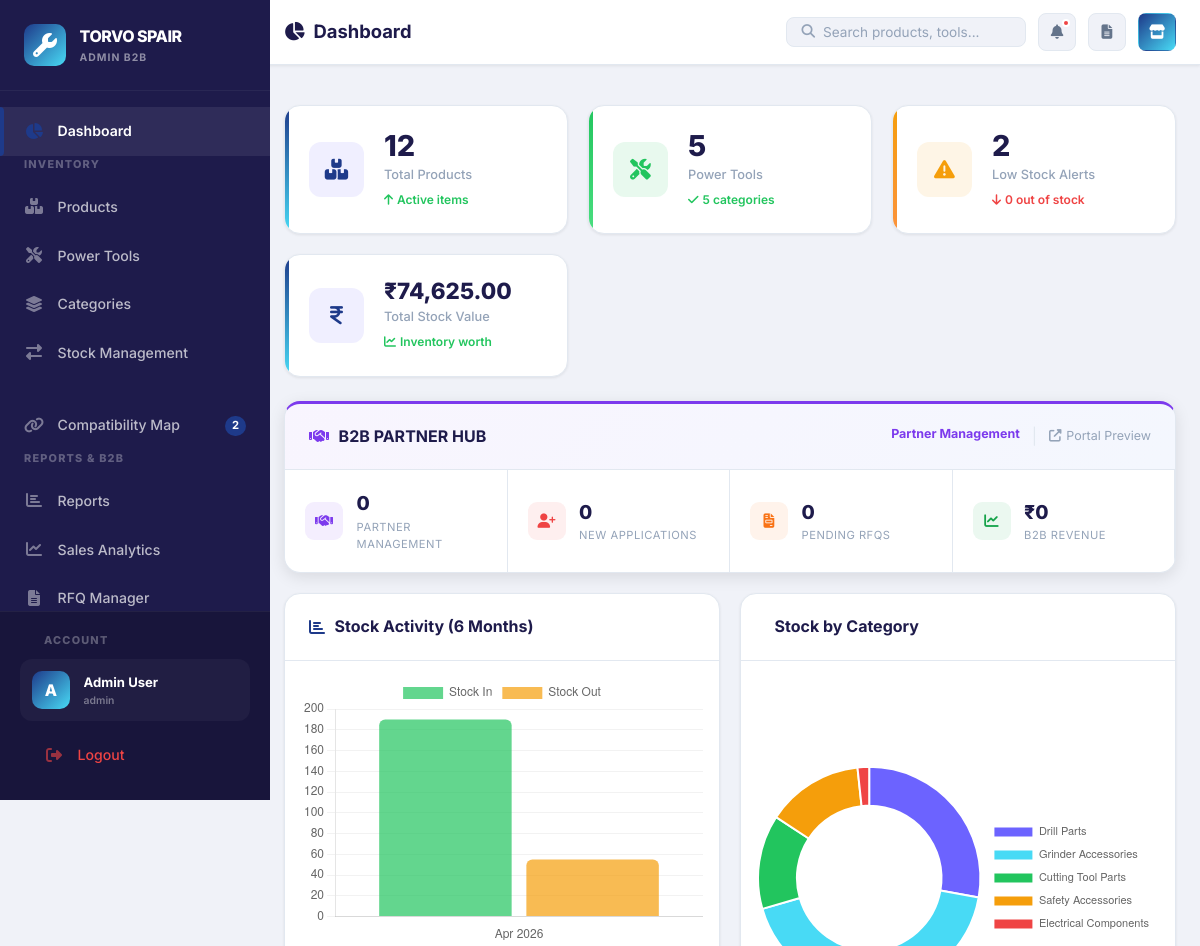
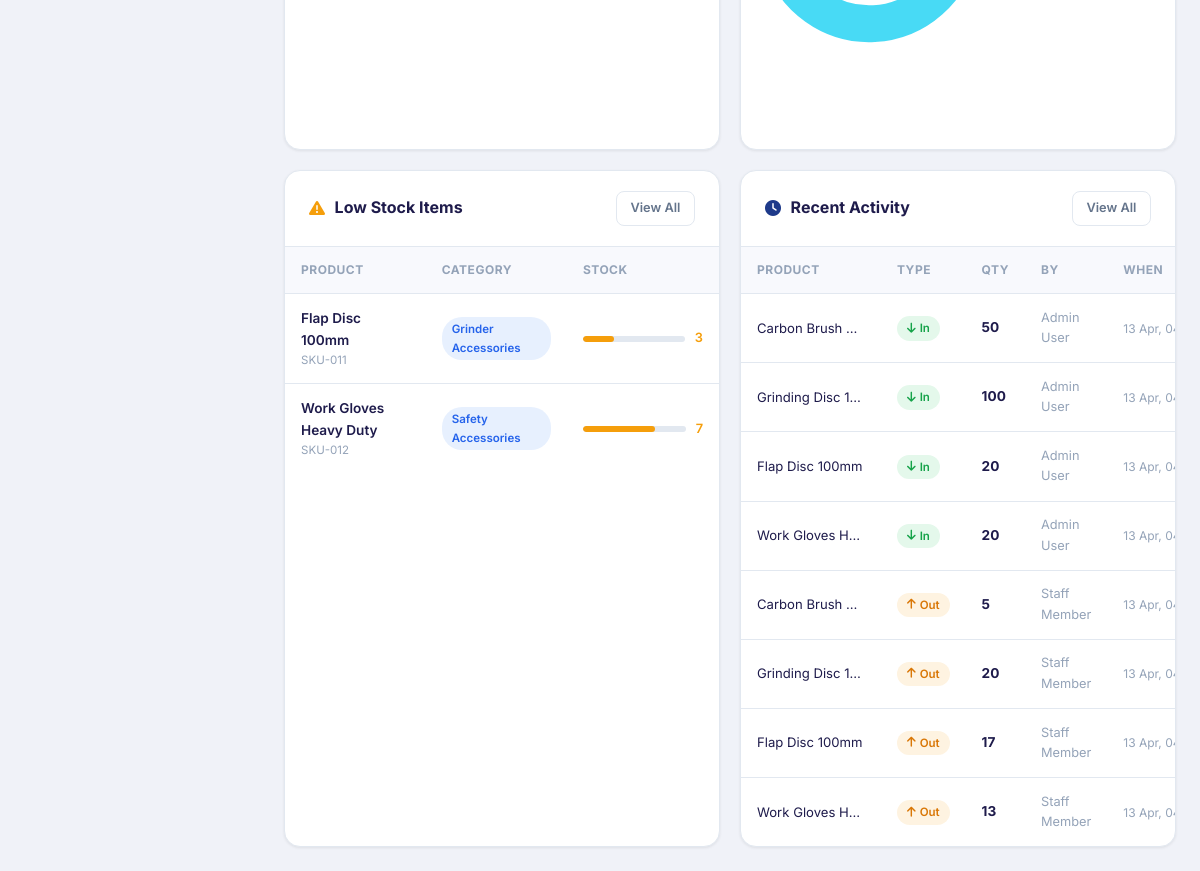
/pages/dashboard.php (signed in), run on the app's committed database (2 pictures, top to bottom).
### tables this page shows
CREATE TABLE IF NOT EXISTS settings (
    setting_key VARCHAR(100) PRIMARY KEY,
    setting_value TEXT,
    category ENUM('frontend', 'admin', 'system') DEFAULT 'frontend',
    updated_at TIMESTAMP DEFAULT CURRENT_TIMESTAMP ON UPDATE CURRENT_TIMESTAMP
);

CREATE TABLE IF NOT EXISTS products (
    id INT AUTO_INCREMENT PRIMARY KEY,
    name VARCHAR(150) NOT NULL,
    sku VARCHAR(100) UNIQUE,
    category_id INT NOT NULL,
    brand VARCHAR(100),
    price DECIMAL(10,2) DEFAULT 0.00,
    quantity INT DEFAULT 0,
    min_stock INT DEFAULT 5,
    description TEXT,
    image VARCHAR(255),
    barcode VARCHAR(100),
    status ENUM('active', 'inactive') DEFAULT 'active',
    created_at TIMESTAMP DEFAULT CURRENT_TIMESTAMP,
    updated_at TIMESTAMP DEFAULT CURRENT_TIMESTAMP ON UPDATE CURRENT_TIMESTAMP,
    FOREIGN KEY (category_id) REFERENCES categories(id) ON DELETE CASCADE
);

CREATE TABLE IF NOT EXISTS categories (
    id INT AUTO_INCREMENT PRIMARY KEY,
    name VARCHAR(100) NOT NULL,
    description TEXT,
    status ENUM('active', 'inactive') DEFAULT 'active',
    created_at TIMESTAMP DEFAULT CURRENT_TIMESTAMP,
    updated_at TIMESTAMP DEFAULT CURRENT_TIMESTAMP ON UPDATE CURRENT_TIMESTAMP
);

CREATE TABLE IF NOT EXISTS stock_logs (
    id INT AUTO_INCREMENT PRIMARY KEY,
    product_id INT NOT NULL,
    user_id INT NOT NULL,
    type ENUM('in', 'out') NOT NULL,
    quantity INT NOT NULL,
    previous_stock INT NOT NULL,
    current_stock INT NOT NULL,
    notes TEXT,
    created_at TIMESTAMP DEFAULT CURRENT_TIMESTAMP,
    FOREIGN KEY (product_id) REFERENCES products(id) ON DELETE CASCADE,
    FOREIGN KEY (user_id) REFERENCES users(id) ON DELETE CASCADE
);

CREATE TABLE IF NOT EXISTS users (
    id INT AUTO_INCREMENT PRIMARY KEY,
    name VARCHAR(100) NOT NULL,
    email VARCHAR(150) NOT NULL UNIQUE,
    password VARCHAR(255) NOT NULL,
    role ENUM('admin', 'staff') DEFAULT 'staff',
    status ENUM('active', 'inactive') DEFAULT 'active',
    created_at TIMESTAMP DEFAULT CURRENT_TIMESTAMP,
    updated_at TIMESTAMP DEFAULT CURRENT_TIMESTAMP ON UPDATE CURRENT_TIMESTAMP
);

### pages/dashboard.php (the view, shortened to what the rows shown need)
<?php
include BASE_PATH . '/includes/header.php';
?>
<?php
$db = getDB();
$recentLogs = $db->query("
    SELECT sl.*, p.name AS product_name, u.name AS user_name, sl.type
    FROM stock_logs sl
    JOIN products p ON sl.product_id = p.id
    JOIN users u ON sl.user_id = u.id
    ORDER BY sl.created_at DESC LIMIT 8
")->fetchAll();
$lowStockProducts = $db->query("
    SELECT p.*, c.name AS category_name
    FROM products p
    JOIN categories c ON p.category_id = c.id
    WHERE p.quantity <= p.min_stock AND p.status='active'
    ORDER BY p.quantity ASC LIMIT 6
")->fetchAll();
$catChartData = $db->query("
    SELECT c.name, COALESCE(SUM(p.quantity),0) AS total_qty
    FROM categories c
    LEFT JOIN products p ON p.category_id = c.id AND p.status='active'
    WHERE c.status='active'
    GROUP BY c.id, c.name
")->fetchAll();
$monthlyData = $db->query("
    SELECT
        DATE_FORMAT(created_at, '%b %Y') AS month,
        SUM(CASE WHEN type='in' THEN quantity ELSE 0 END) AS stock_in,
        SUM(CASE WHEN type='out' THEN quantity ELSE 0 END) AS stock_out
    FROM stock_logs
    WHERE created_at >= DATE_SUB(NOW(), INTERVAL 6 MONTH)
    GROUP BY YEAR(created_at), MONTH(created_at)
    ORDER BY YEAR(created_at), MONTH(created_at)
")->fetchAll();
?>
<div class="page-body">
<div style="display:grid;grid-template-columns:1fr 1fr;gap:1.25rem;">
    <div class="card">
        <?php if (empty($lowStockProducts)): ?>
            <div class="empty-state"><i class="fas fa-check-circle" style="color:var(--success)"></i><h3>All stock levels are healthy!</h3></div>
        <?php else: ?>
        <div class="table-wrap">
            <table class="data-table">
                <thead><tr><th>Product</th><th>Category</th><th>Stock</th></tr></thead>
                <tbody>
                <?php foreach ($lowStockProducts as $p):
                    $pct = $p['min_stock'] > 0 ? min(100, ($p['quantity'] / $p['min_stock']) * 100) : 0;
                    $cls = $p['quantity'] == 0 ? 'stock-zero' : 'stock-low';
                ?>
                <tr>
                    <td>
                        <div style="font-weight:600;font-size:0.85rem;"><?= htmlspecialchars($p['name']) ?></div>
                        <div style="font-size:0.72rem;color:var(--text-muted);"><?= htmlspecialchars($p['sku']) ?></div>
                    </td>
                    <td><span class="badge-pill badge-info"><?= htmlspecialchars($p['category_name']) ?></span></td>
                    <td>
                        <div class="stock-bar-wrap <?= $cls ?>">
                            <div class="stock-bar"><div class="stock-bar-fill" style="width:<?= $pct ?>%"></div></div>
                            <span class="stock-qty" style="color:<?= $p['quantity']==0 ? 'var(--danger)' : 'var(--warning)' ?>">
                                <?= $p['quantity'] ?>
                            </span>
                        </div>
                    </td>
                </tr>
                <?php endforeach; ?>
                </tbody>
            </table>
        </div>
        <?php endif; ?>
    </div>
    <div class="card">
        <?php if (empty($recentLogs)): ?>
            <div class="empty-state"><i class="fas fa-inbox"></i><h3>No activity yet</h3></div>
        <?php else: ?>
        <div class="table-wrap">
            <table class="data-table">
                <thead><tr><th>Product</th><th>Type</th><th>Qty</th><th>By</th><th>When</th></tr></thead>
                <tbody>
                <?php foreach ($recentLogs as $log): ?>
                <tr>
                    <td style="max-width:140px;white-space:nowrap;overflow:hidden;text-overflow:ellipsis;font-size:0.82rem;">
                        <?= htmlspecialchars($log['product_name']) ?>
                    </td>
                    <td>
                        <?php if ($log['type'] === 'in'): ?>
                            <span class="badge-pill badge-success"><i class="fas fa-arrow-down"></i> In</span>
                        <?php else: ?>
                            <span class="badge-pill badge-warning"><i class="fas fa-arrow-up"></i> Out</span>
                        <?php endif; ?>
                    </td>
                    <td style="font-weight:700;font-size:0.85rem;"><?= $log['quantity'] ?></td>
                    <td style="font-size:0.8rem;color:var(--text-muted);"><?= htmlspecialchars($log['user_name']) ?></td>
                    <td style="font-size:0.75rem;color:var(--text-muted);white-space:nowrap;">
                        <?= date('d M, h:ia', strtotime($log['created_at'])) ?>
                    </td>
                </tr>
                <?php endforeach; ?>
                </tbody>
            </table>
        </div>
        <?php endif; ?>
    </div>
</div>
</div>
<script>
// Monthly Activity Chart
const monthlyLabels = <?= json_encode(array_column($monthlyData, 'month')) ?>;
const stockIn  = <?= json_encode(array_column($monthlyData, 'stock_in')) ?>;
const stockOut = <?= json_encode(array_column($monthlyData, 'stock_out')) ?>;
new Chart(document.getElementById('activityChart'), {
    type: 'bar',
    data: {
        labels: monthlyLabels.length ? monthlyLabels : ['No data'],
        datasets: [
            {
                label: 'Stock In',
                data: stockIn.length ? stockIn : [0],
                backgroundColor: 'rgba(34,197,94,0.7)',
                borderRadius: 6,
            },
            {
                label: 'Stock Out',
                data: stockOut.length ? stockOut : [0],
                backgroundColor: 'rgba(245,158,11,0.7)',
                borderRadius: 6,
            }
        ]
    },
    options: {
        responsive: true,
        plugins: { legend: { position: 'top' } },
        scales: {
            y: { beginAtZero: true, grid: { color: 'rgba(0,0,0,0.05)' } },
            x: { grid: { display: false } }
        }
    }
});
// Category Doughnut Chart
const catLabels = <?= json_encode(array_column($catChartData, 'name')) ?>;
const catQtys   = <?= json_encode(array_column($catChartData, 'total_qty')) ?>;
const catColors = ['#6c63ff','#48daf5','#22c55e','#f59e0b','#ef4444','#3b82f6'];
new Chart(document.getElementById('categoryChart'), {
    type: 'doughnut',
    data: {
        labels: catLabels,
        datasets: [{
            data: catQtys,
            backgroundColor: catColors,
            borderWidth: 2,
            borderColor: '#fff',
            hoverOffset: 8,
        }]
    },
    options: {
        responsive: true,
        cutout: '65%',
        plugins: {
            legend: { position: 'right', labels: { font: { size: 11 }, padding: 12 } }
        }
    }
});
</script>
<?php include BASE_PATH . '/includes/footer.php'; ?>

### includes/header.php (shortened to what the rows shown need)
<?php
require_once BASE_PATH . '/config/database.php';
?>
<!DOCTYPE html>
<html lang="en">
<head>
    <link rel="stylesheet" href="https://cdnjs.cloudflare.com/ajax/libs/font-awesome/6.5.0/css/all.min.css">
    <link rel="stylesheet" href="<?= APP_URL ?>/assets/css/style.css">
</head>
<body>
<div class="app-layout">
<aside class="sidebar" id="sidebar">
    <div class="sidebar-header">
        <a href="<?= APP_URL ?>/pages/dashboard.php" class="sidebar-logo">
            <div class="logo-text">
                <span class="logo-main"><?= getSetting('site_title', 'TORVO SPAIR') ?></span>
                <span class="logo-sub">ADMIN B2B</span>
            </div>
        </a>
    </div>
</aside>
<div class="main-content">

### data on the page
settings: setting_value "TORVO SPAIR"
products: name "Flap Disc 100mm", sku "SKU-011", category.name "Grinder Accessories", min_stock 10 (drawn), quantity "3"
products: name "Work Gloves Heavy Duty", sku "SKU-012", category.name "Safety Accessories", min_stock 10 (drawn), quantity "7"
stock_logs: product.name "Carbon Brush…", type "in" (drawn), quantity "50", user.name "Admin User", created_at "13 Apr,…"
stock_logs: product.name "Grinding Disc 1…", type "in" (drawn), quantity "100", user.name "Admin User", created_at "13 Apr,…"
stock_logs: product.name "Flap Disc 100mm", type "in" (drawn), quantity "20", user.name "Admin User", created_at "13 Apr,…"
stock_logs: product.name "Work Gloves H…", type "in" (drawn), quantity "20", user.name "Admin User", created_at "13 Apr,…"
stock_logs: product.name "Carbon Brush…", type "out" (drawn), quantity "5", user.name "Staff Member", created_at "13 Apr,…"
stock_logs: product.name "Grinding Disc 1…", type "out" (drawn), quantity "20", user.name "Staff Member", created_at "13 Apr,…"
stock_logs: product.name "Flap Disc 100mm", type "out" (drawn), quantity "17", user.name "Staff Member", created_at "13 Apr,…"
stock_logs: product.name "Work Gloves H…", type "out" (drawn), quantity "13", user.name "Staff Member", created_at "13 Apr,…"

### other printed values
$initials "A"
$user['name'] "Admin User"
$user['role'] "admin"
$pageTitle "Dashboard"
$totalProducts "12"
$totalTools "5"
$totalCats "5"
$lowStockItems "2"
$outOfStock "0"
formatCurrency($totalStockValue) "₹74,625.00"
$val "0"
$label "PARTNER MANAGEMENT"
$label "NEW APPLICATIONS"
$label "PENDING RFQS"
$val "₹0"
